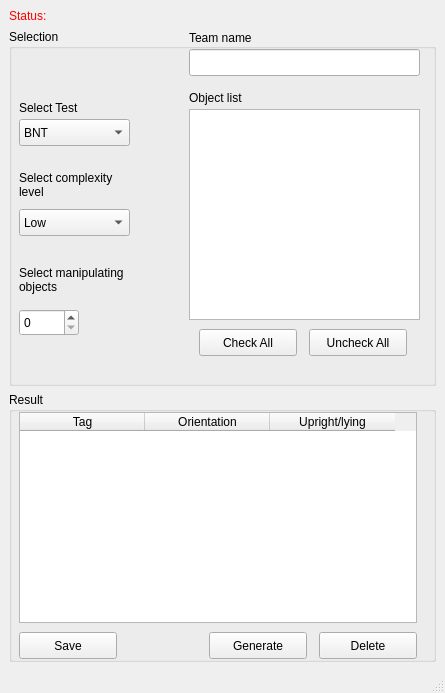
<?xml version="1.0" encoding="UTF-8"?>
<ui version="4.0">
 <class>MainWindowDesign</class>
 <widget class="QMainWindow" name="MainWindowDesign">
  <property name="geometry">
   <rect>
    <x>0</x>
    <y>0</y>
    <width>445</width>
    <height>693</height>
   </rect>
  </property>
  <property name="sizePolicy">
   <sizepolicy hsizetype="MinimumExpanding" vsizetype="Fixed">
    <horstretch>0</horstretch>
    <verstretch>0</verstretch>
   </sizepolicy>
  </property>
  <property name="windowTitle">
   <string>QRosApp</string>
  </property>
  <property name="locale">
   <locale language="English" country="Australia"/>
  </property>
  <widget class="QWidget" name="centralwidget">
   <layout class="QHBoxLayout">
    <property name="sizeConstraint">
     <enum>QLayout::SetNoConstraint</enum>
    </property>
    <item>
     <layout class="QGridLayout" name="gridLayout">
      <item row="0" column="0">
       <widget class="QLabel" name="label_status">
        <property name="sizePolicy">
         <sizepolicy hsizetype="Preferred" vsizetype="Maximum">
          <horstretch>0</horstretch>
          <verstretch>0</verstretch>
         </sizepolicy>
        </property>
        <property name="text">
         <string>&lt;html&gt;&lt;head/&gt;&lt;body&gt;&lt;p&gt;&lt;span style=&quot; color:#ff0000;&quot;&gt;Status:&lt;/span&gt;&lt;/p&gt;&lt;/body&gt;&lt;/html&gt;</string>
        </property>
       </widget>
      </item>
      <item row="2" column="0">
       <widget class="QGroupBox" name="groupBox_Result">
        <property name="sizePolicy">
         <sizepolicy hsizetype="Preferred" vsizetype="Maximum">
          <horstretch>0</horstretch>
          <verstretch>0</verstretch>
         </sizepolicy>
        </property>
        <property name="maximumSize">
         <size>
          <width>16777215</width>
          <height>270</height>
         </size>
        </property>
        <property name="title">
         <string>Result</string>
        </property>
        <widget class="QPushButton" name="pushButton_Delete">
         <property name="geometry">
          <rect>
           <x>310</x>
           <y>240</y>
           <width>98</width>
           <height>27</height>
          </rect>
         </property>
         <property name="text">
          <string>Delete</string>
         </property>
        </widget>
        <widget class="QPushButton" name="pushButton_Generate">
         <property name="geometry">
          <rect>
           <x>200</x>
           <y>240</y>
           <width>98</width>
           <height>27</height>
          </rect>
         </property>
         <property name="text">
          <string>Generate</string>
         </property>
        </widget>
        <widget class="QTableWidget" name="tableWidget_Result">
         <property name="geometry">
          <rect>
           <x>10</x>
           <y>20</y>
           <width>398</width>
           <height>211</height>
          </rect>
         </property>
         <attribute name="horizontalHeaderCascadingSectionResizes">
          <bool>false</bool>
         </attribute>
         <attribute name="horizontalHeaderDefaultSectionSize">
          <number>125</number>
         </attribute>
         <attribute name="horizontalHeaderMinimumSectionSize">
          <number>56</number>
         </attribute>
         <column>
          <property name="text">
           <string>Tag</string>
          </property>
         </column>
         <column>
          <property name="text">
           <string>Orientation</string>
          </property>
         </column>
         <column>
          <property name="text">
           <string>Upright/lying</string>
          </property>
         </column>
        </widget>
        <widget class="QPushButton" name="pushButton_Save">
         <property name="geometry">
          <rect>
           <x>10</x>
           <y>240</y>
           <width>98</width>
           <height>27</height>
          </rect>
         </property>
         <property name="text">
          <string>Save</string>
         </property>
        </widget>
       </widget>
      </item>
      <item row="1" column="0">
       <widget class="QGroupBox" name="groupBox_Selection">
        <property name="title">
         <string>Selection</string>
        </property>
        <property name="checkable">
         <bool>false</bool>
        </property>
        <widget class="QLabel" name="label_selectTest">
         <property name="geometry">
          <rect>
           <x>10</x>
           <y>70</y>
           <width>91</width>
           <height>17</height>
          </rect>
         </property>
         <property name="text">
          <string>Select Test</string>
         </property>
        </widget>
        <widget class="QLabel" name="label_complexity">
         <property name="geometry">
          <rect>
           <x>10</x>
           <y>140</y>
           <width>121</width>
           <height>31</height>
          </rect>
         </property>
         <property name="text">
          <string>Select complexity
level</string>
         </property>
        </widget>
        <widget class="QComboBox" name="comboBox_Test">
         <property name="geometry">
          <rect>
           <x>10</x>
           <y>90</y>
           <width>111</width>
           <height>27</height>
          </rect>
         </property>
         <item>
          <property name="text">
           <string>BNT</string>
          </property>
         </item>
         <item>
          <property name="text">
           <string>BMT</string>
          </property>
         </item>
         <item>
          <property name="text">
           <string>BTT</string>
          </property>
         </item>
         <item>
          <property name="text">
           <string>PTT</string>
          </property>
         </item>
        </widget>
        <widget class="QListWidget" name="listWidget">
         <property name="geometry">
          <rect>
           <x>180</x>
           <y>80</y>
           <width>231</width>
           <height>211</height>
          </rect>
         </property>
        </widget>
        <widget class="QPushButton" name="pushButton_CheckAll">
         <property name="geometry">
          <rect>
           <x>190</x>
           <y>300</y>
           <width>98</width>
           <height>27</height>
          </rect>
         </property>
         <property name="text">
          <string>Check All</string>
         </property>
        </widget>
        <widget class="QPushButton" name="pushButton_UncheckAll">
         <property name="geometry">
          <rect>
           <x>300</x>
           <y>300</y>
           <width>98</width>
           <height>27</height>
          </rect>
         </property>
         <property name="text">
          <string>Uncheck All</string>
         </property>
        </widget>
        <widget class="QComboBox" name="comboBox_complexity">
         <property name="geometry">
          <rect>
           <x>10</x>
           <y>180</y>
           <width>111</width>
           <height>27</height>
          </rect>
         </property>
         <item>
          <property name="text">
           <string>Low</string>
          </property>
         </item>
         <item>
          <property name="text">
           <string>Medium</string>
          </property>
         </item>
         <item>
          <property name="text">
           <string>High</string>
          </property>
         </item>
        </widget>
        <widget class="QLineEdit" name="lineEdit_teamName">
         <property name="geometry">
          <rect>
           <x>180</x>
           <y>20</y>
           <width>231</width>
           <height>27</height>
          </rect>
         </property>
        </widget>
        <widget class="QLabel" name="label_teamName">
         <property name="geometry">
          <rect>
           <x>180</x>
           <y>0</y>
           <width>231</width>
           <height>17</height>
          </rect>
         </property>
         <property name="text">
          <string>Team name</string>
         </property>
        </widget>
        <widget class="QSpinBox" name="spinBox">
         <property name="geometry">
          <rect>
           <x>10</x>
           <y>280</y>
           <width>60</width>
           <height>27</height>
          </rect>
         </property>
        </widget>
        <widget class="QLabel" name="label">
         <property name="geometry">
          <rect>
           <x>10</x>
           <y>230</y>
           <width>141</width>
           <height>41</height>
          </rect>
         </property>
         <property name="text">
          <string>Select manipulating
objects</string>
         </property>
        </widget>
        <widget class="QLabel" name="label_objectlist">
         <property name="geometry">
          <rect>
           <x>180</x>
           <y>60</y>
           <width>231</width>
           <height>17</height>
          </rect>
         </property>
         <property name="text">
          <string>Object list</string>
         </property>
        </widget>
       </widget>
      </item>
     </layout>
    </item>
   </layout>
  </widget>
  <widget class="QMenuBar" name="menuBar">
   <property name="geometry">
    <rect>
     <x>0</x>
     <y>0</y>
     <width>445</width>
     <height>25</height>
    </rect>
   </property>
  </widget>
  <widget class="QStatusBar" name="statusBar"/>
  <action name="action_Quit">
   <property name="text">
    <string>&amp;Quit</string>
   </property>
   <property name="shortcut">
    <string>Ctrl+Q</string>
   </property>
   <property name="shortcutContext">
    <enum>Qt::ApplicationShortcut</enum>
   </property>
  </action>
  <action name="action_Preferences">
   <property name="text">
    <string>&amp;Preferences</string>
   </property>
  </action>
  <action name="actionAbout">
   <property name="text">
    <string>&amp;About</string>
   </property>
  </action>
  <action name="actionAbout_Qt">
   <property name="text">
    <string>About &amp;Qt</string>
   </property>
  </action>
 </widget>
 <resources/>
 <connections>
  <connection>
   <sender>action_Quit</sender>
   <signal>triggered()</signal>
   <receiver>MainWindowDesign</receiver>
   <slot>close()</slot>
   <hints>
    <hint type="sourcelabel">
     <x>-1</x>
     <y>-1</y>
    </hint>
    <hint type="destinationlabel">
     <x>399</x>
     <y>299</y>
    </hint>
   </hints>
  </connection>
 </connections>
</ui>
